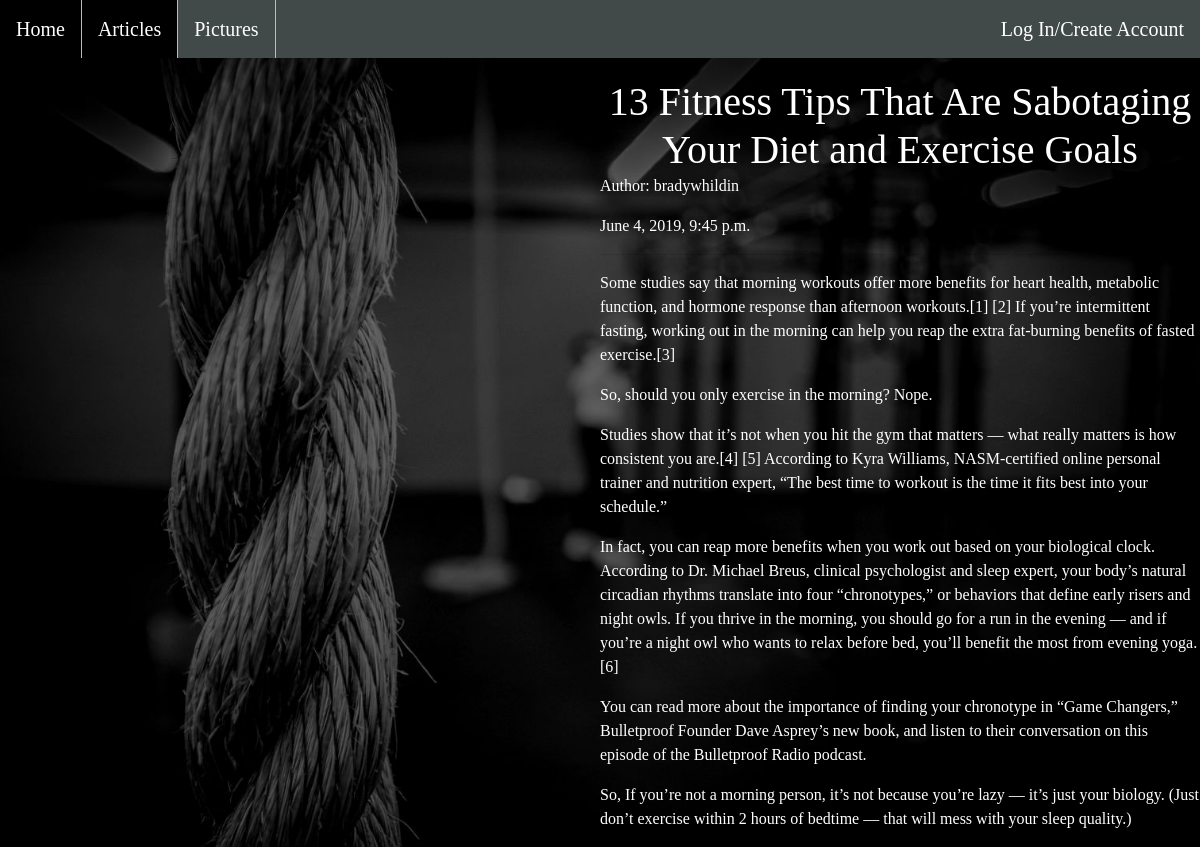
/articles/fitnessTips/, run on the app's committed database.
### articles/models.py (models this page shows, shortened)
class Article(models.Model):
    title = models.CharField(max_length=100)
    slug = models.SlugField()
    body = models.TextField()
    date = models.DateTimeField(auto_now_add=True)
    author = models.ForeignKey(User, default=None, on_delete=CASCADE)

### articles/views.py (the view)
# urls.py: url(r'^(?P<slug>[\w-]+)/$', views.article_detail, name="detail"),
def article_detail(request, slug):
    article = Article.objects.get(slug=slug)
    return render(request,'articles/article_detail.html',{'article':article})

### articles/templates/articles/article_detail.html (shortened to what this page needs)
{% extends 'base_layouts.html' %}
{% block content %}
<ul>
  <li><a href="{% url 'homepage' %}">Home</a></li>
  <li><a href="{% url 'articles:list' %}" class="selected">Articles</a></li>
  <li><a href="{% url 'fitnesspics:data' %}">Pictures</a></li>
  <li style="float:right">
  {% if user.is_authenticated %}
      <form class="logout-link" action="{% url 'accounts:logout' %}" method = 'post'>
        {% csrf_token %}
        <button class='logoutButton' type="submit">Logout</button>
      </form>
  {% else %}
      <a href="{% url 'logInCreateAccount' %}">Log In/Create Account</a>
  {% endif %}
  </li>
</ul>
{% load static from staticfiles %}
<head>
    </head>
<div class="body">
        <h1 align="center">{{ article.title }}</h1>
        <p>Author: {{ article.author }}</p>
        <p>{{ article.date }}</p>
        <hr>
        <p>{{ article.body|linebreaks }}</p>
        </div>
    </body>
{% endblock content %}

### templates/base_layouts.html (style rules this page uses)
ul { list-style-type: none; margin: 0; padding: 0; overflow: hidden; background-color: #424949; }
li { float: left; border-right:1px solid #bbb; }
li:last-child { border-right: none; }
li a { display: block; color: white; text-align: center; padding: 14px 16px; text-decoration: none; font-size: 20px; }
body { background-color: black; background-size: 85% 900px; background-position: top right; background-repeat: no-repeat; color: #fff; font-family: Ubuntu; }
body { background-image: url(/static/HomeBackground.jpg); background-repeat: no-repeat; background-attachment: fixed; background-position: 50% 5%; background-color: #e3e6ea; background-size: cover; }
.selected { background-color: black; }
a, a:hover, a:visited { color:#fff; text-decoration: none; }
h1,h2,h3,h4,h5 { font-weight:normal; margin: 0; }

### articles/templates/articles/article_detail.html (style rules this page uses)
body { background-image: url(/static/gymbackground.jpg); }
.body { width: 50%; margin: 20px 0px 0px 600px; }

### data on the page
Article: title "13 Fitness Tips That Are Sabotaging Your Diet and Exercise Goals", author "bradywhildin", date "June 4, 2019, 9:45 p.m.", body "Some studies say that morning workouts offer more benefits for heart health, metabolic function, and hormone response than afternoon workouts.[1] [2] If you’re intermittent fasting, working out in the morning can help you reap the extra fat-burning benefits of fasted exercise.[3] So, should you only exercise in the morning? Nope. Studies show that it’s not when you hit the gym that matters — what really matters is how consistent you are.[4] [5] According to Kyra Williams, NASM-certified online personal trainer and nutrition expert, “The best time to workout is the time it fits best into your schedule.” In fact, you can reap more benefits when you work out based on your biological clock.…"
